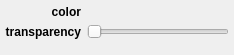
<?xml version="1.0" encoding="UTF-8"?>
<ui version="4.0">
 <class>Form</class>
 <widget class="QWidget" name="Form">
  <property name="geometry">
   <rect>
    <x>0</x>
    <y>0</y>
    <width>234</width>
    <height>55</height>
   </rect>
  </property>
  <property name="windowTitle">
   <string>Form</string>
  </property>
  <layout class="QGridLayout" name="gridLayout">
   <property name="leftMargin">
    <number>5</number>
   </property>
   <property name="topMargin">
    <number>5</number>
   </property>
   <property name="rightMargin">
    <number>5</number>
   </property>
   <property name="bottomMargin">
    <number>5</number>
   </property>
   <property name="verticalSpacing">
    <number>5</number>
   </property>
   <item row="3" column="1" colspan="2">
    <widget class="QColorBox" name="color_color">
     <property name="sizePolicy">
      <sizepolicy hsizetype="Preferred" vsizetype="Minimum">
       <horstretch>0</horstretch>
       <verstretch>0</verstretch>
      </sizepolicy>
     </property>
     <property name="focusPolicy">
      <enum>Qt::StrongFocus</enum>
     </property>
     <property name="text">
      <string/>
     </property>
    </widget>
   </item>
   <item row="4" column="1" colspan="2">
    <widget class="QSlider" name="value_alpha">
     <property name="maximum">
      <number>100</number>
     </property>
     <property name="orientation">
      <enum>Qt::Horizontal</enum>
     </property>
    </widget>
   </item>
   <item row="4" column="0">
    <widget class="QLabel" name="label_4">
     <property name="font">
      <font>
       <weight>75</weight>
       <bold>true</bold>
      </font>
     </property>
     <property name="text">
      <string>transparency</string>
     </property>
     <property name="alignment">
      <set>Qt::AlignRight|Qt::AlignTrailing|Qt::AlignVCenter</set>
     </property>
    </widget>
   </item>
   <item row="3" column="0">
    <widget class="QLabel" name="label">
     <property name="font">
      <font>
       <weight>75</weight>
       <bold>true</bold>
      </font>
     </property>
     <property name="text">
      <string>color</string>
     </property>
     <property name="alignment">
      <set>Qt::AlignRight|Qt::AlignTrailing|Qt::AlignVCenter</set>
     </property>
    </widget>
   </item>
   <item row="5" column="1">
    <spacer name="verticalSpacer">
     <property name="orientation">
      <enum>Qt::Vertical</enum>
     </property>
     <property name="sizeHint" stdset="0">
      <size>
       <width>20</width>
       <height>40</height>
      </size>
     </property>
    </spacer>
   </item>
  </layout>
 </widget>
 <customwidgets>
  <customwidget>
   <class>QColorBox</class>
   <extends>QLabel</extends>
   <header>glue.utils.qt.colors</header>
  </customwidget>
 </customwidgets>
 <resources/>
 <connections/>
</ui>
